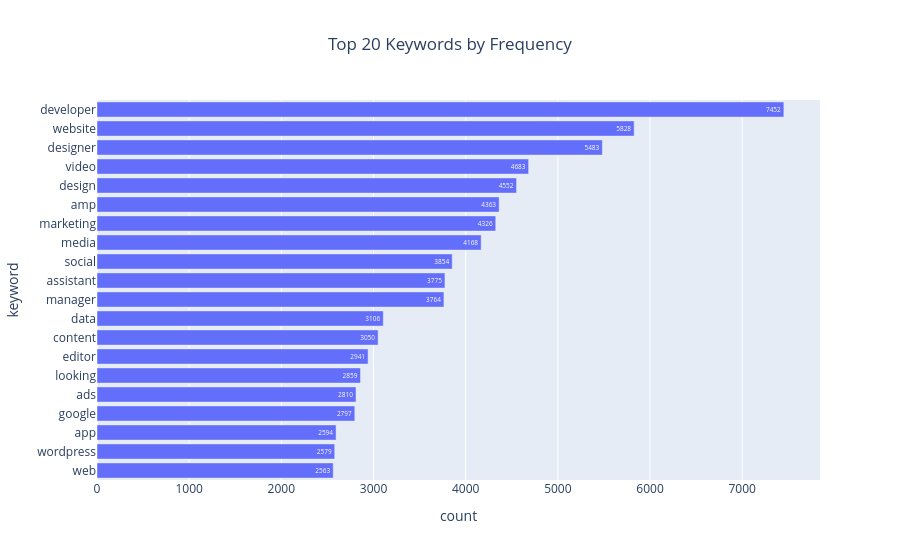

Here is the notebook cell this chart was saved with:
### Code cell
# Sort data
top_keywords = keyword_counts.sort_values(by="count", ascending=False).head(20)

fig = px.bar(
    top_keywords,
    x="count",
    y="keyword",
    orientation='h',
    title="Top 20 Keywords by Frequency",
    text="count"
)

# Make highest on top
fig.update_layout(
    yaxis={'categoryorder':'total ascending'},
    title_x=0.5
)

fig.show()

### Figure 1 — Plotly figure (JSON) as saved in the notebook; plotly's stock layout.template omitted (floating-point values rounded to 4 significant figures)
{"data": [{"alignmentgroup": "True", "hovertemplate": "count=%{text}<br>keyword=%{y}<extra></extra>", "legendgroup": "", "marker": {"color": "#636efa", "pattern": {"shape": ""}}, "name": "", "offsetgroup": "", "orientation": "h", "showlegend": false, "text": [7452, 5828, 5483, 4683, 4552, 4363, 4326, 4168, 3854, 3775, 3764, 3106, 3050, 2941, 2859, 2810, 2797, 2594, 2579, 2563], "textposition": "auto", "type": "bar", "x": [7452, 5828, 5483, 4683, 4552, 4363, 4326, 4168, 3854, 3775, 3764, 3106, 3050, 2941, 2859, 2810, 2797, 2594, 2579, 2563], "xaxis": "x", "y": ["developer", "website", "designer", "video", "design", "amp", "marketing", "media", "social", "assistant", "manager", "data", "content", "editor", "looking", "ads", "google", "app", "wordpress", "web"], "yaxis": "y"}], "layout": {"barmode": "relative", "legend": {"tracegroupgap": 0}, "title": {"text": "Top 20 Keywords by Frequency", "x": 0.5}, "xaxis": {"anchor": "y", "domain": [0, 1], "title": {"text": "count"}}, "yaxis": {"anchor": "x", "categoryorder": "total ascending", "domain": [0, 1], "title": {"text": "keyword"}}}}
